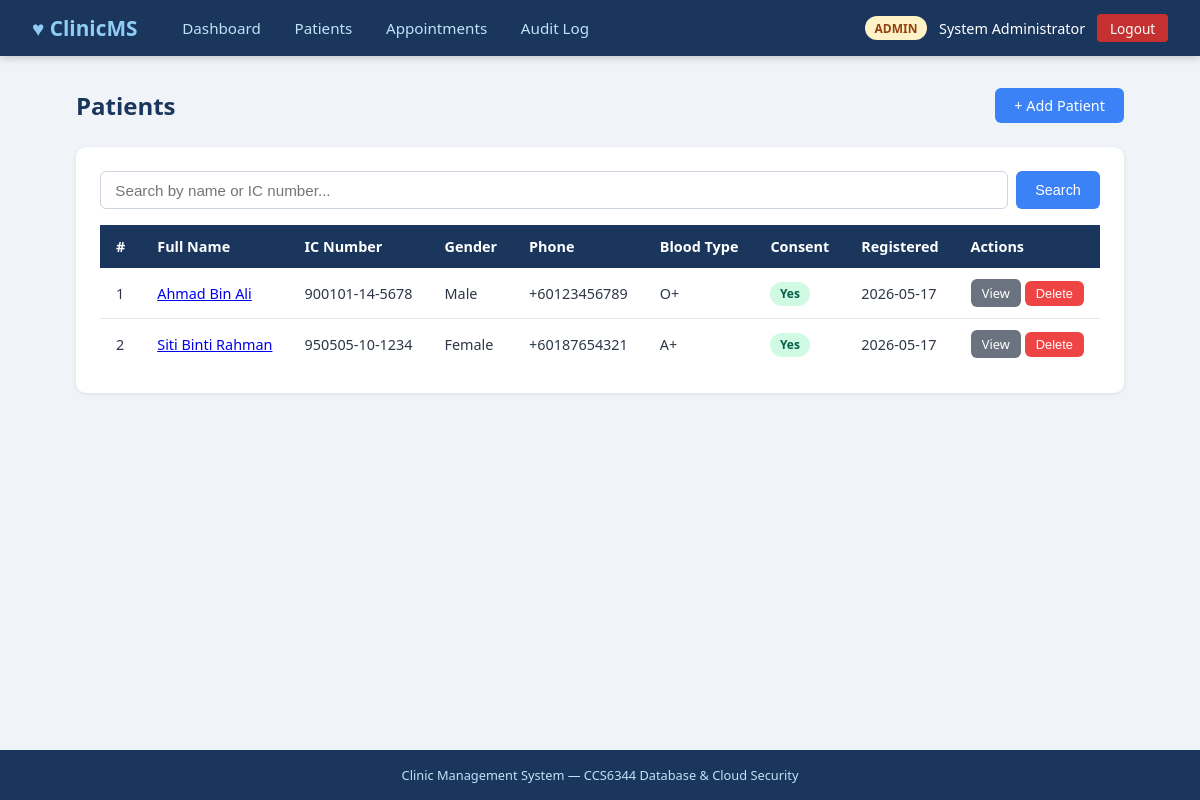
The app's page /patients (signed in) with its own data.
### tables this page shows
CREATE TABLE patients (
            id INTEGER PRIMARY KEY AUTOINCREMENT,
            full_name TEXT NOT NULL,
            ic_number TEXT NOT NULL UNIQUE,
            date_of_birth TEXT NOT NULL,
            gender TEXT NOT NULL CHECK(gender IN ('male','female','other')),
            phone TEXT NOT NULL,
            email TEXT,
            address TEXT NOT NULL,
            blood_type TEXT CHECK(blood_type IN
                ('A+','A-','B+','B-','AB+','AB-','O+','O-','')),
            emergency_contact_name TEXT,
            emergency_contact_phone TEXT,
            consent_given INTEGER NOT NULL DEFAULT 0,
            consent_date TEXT NULL,
            created_by INTEGER NOT NULL,
            created_at TEXT NOT NULL DEFAULT (datetime('now')),
            updated_at TEXT NOT NULL DEFAULT (datetime('now')),
            FOREIGN KEY (created_by) REFERENCES users(id)
        );

### app.py (the view)
@app.route('/patients')
@login_required
def patients_list():
    db = get_db()
    search = sanitize_str(request.args.get('q', ''), 100)
    if search:
        patients = db.execute(
            """SELECT * FROM patients
               WHERE full_name LIKE ? OR ic_number LIKE ?
               ORDER BY created_at DESC""",
            (f'%{search}%', f'%{search}%')
        ).fetchall()
    else:
        patients = db.execute(
            "SELECT * FROM patients ORDER BY created_at DESC"
        ).fetchall()
    return render_template('patients/list.html', patients=patients, search=search)

### app.py (called while the page is built)
def get_db():
    if 'db' not in g:
        g.db = sqlite3.connect(DB_PATH)
        g.db.row_factory = sqlite3.Row
        g.db.execute("PRAGMA foreign_keys = ON")
        g.db.execute("PRAGMA journal_mode = WAL")
    return g.db

def login_required(f):
    @wraps(f)
    def decorated(*args, **kwargs):
        if 'user_id' not in session:
            flash('Please log in to access this page.', 'warning')
            return redirect(url_for('login'))
        return f(*args, **kwargs)
    return decorated

def sanitize_str(s, max_len=255):
    if s is None:
        return ''
    return str(s).strip()[:max_len]

### templates/patients/list.html (shortened to what this page needs)
{% extends "base.html" %}
{% block content %}
<div class="page-header">
    <h1>Patients</h1>
    {% if session.role in ('admin','receptionist') %}
    <a href="{{ url_for('patients_add') }}" class="btn btn-primary">+ Add Patient</a>
    {% endif %}
</div>
<div class="card">
    <form class="search-form" method="GET">
        <input type="text" name="q" value="{{ search }}" placeholder="Search by name or IC number...">
        <button type="submit" class="btn btn-primary">Search</button>
    </form>
    <div class="table-wrap">
        <table>
            <thead>
                <tr>
                    <th>#</th>
                    <th>Full Name</th>
                    <th>IC Number</th>
                    <th>Gender</th>
                    <th>Phone</th>
                    <th>Blood Type</th>
                    <th>Consent</th>
                    <th>Registered</th>
                    <th>Actions</th>
                </tr>
            </thead>
            <tbody>
                {% for p in patients %}
                <tr>
                    <td>{{ p['id'] }}</td>
                    <td><a href="{{ url_for('patients_detail', patient_id=p['id']) }}">{{ p['full_name'] }}</a></td>
                    <td>{{ p['ic_number'] }}</td>
                    <td>{{ p['gender']|capitalize }}</td>
                    <td>{{ p['phone'] }}</td>
                    <td>{{ p['blood_type'] or '-' }}</td>
                    <td>
                        {% if p['consent_given'] %}
                        <span class="badge badge-completed">Yes</span>
                        {% else %}
                        <span class="badge badge-cancelled">No</span>
                        {% endif %}
                    </td>
                    <td>{{ p['created_at'][:10] }}</td>
                    <td>
                        <a href="{{ url_for('patients_detail', patient_id=p['id']) }}" class="btn btn-secondary btn-sm">View</a>
                        {% if session.role == 'admin' %}
                        <form method="POST" action="{{ url_for('patients_delete', patient_id=p['id']) }}"
                              style="display:inline;"
                              onsubmit="return confirm('Delete this patient record? This cannot be undone.');">
                            <button type="submit" class="btn btn-danger btn-sm">Delete</button>
                        </form>
                        {% endif %}
                    </td>
                </tr>
                {% else %}
                <tr><td colspan="9" style="text-align:center;color:#718096;">No patients found.</td></tr>
                {% endfor %}
            </tbody>
        </table>
    </div>
</div>
{% endblock %}

### static/style.css (style rules this page uses)
* { box-sizing: border-box; margin: 0; padding: 0; }
body { font-family: 'Segoe UI', Calibri, sans-serif; background: #f0f4f8; color: #2d3748; min-height: 100vh; display: flex; flex-direction: column; }
.card { background: white; border-radius: 10px; box-shadow: 0 1px 4px rgba(0,0,0,0.08); padding: 1.5rem; margin-bottom: 1.5rem; }
.page-header { display: flex; justify-content: space-between; align-items: center; margin-bottom: 1.5rem; }
.page-header h1 { font-size: 1.5rem; color: #1a365d; }
.btn { display: inline-block; padding: 0.5rem 1.2rem; border-radius: 6px; font-size: 0.9rem; font-weight: 500; cursor: pointer; text-decoration: none; border: none; transition: background 0.15s, opacity 0.15s; }
.btn-primary { background: #3b82f6; color: white; }
.btn-danger { background: #ef4444; color: white; }
.btn-secondary { background: #6b7280; color: white; }
.btn-sm { padding: 0.3rem 0.7rem; font-size: 0.8rem; }
.table-wrap { overflow-x: auto; }
table { width: 100%; border-collapse: collapse; font-size: 0.9rem; }
th { background: #1a365d; color: white; padding: 0.75rem 1rem; text-align: left; }
td { padding: 0.7rem 1rem; border-bottom: 1px solid #e2e8f0; }
tr:last-child td { border-bottom: none; }
.badge { padding: 0.2rem 0.6rem; border-radius: 12px; font-size: 0.75rem; font-weight: 600; }
.badge-completed { background: #d1fae5; color: #065f46; }
input[type=text], input[type=password], input[type=email], input[type=date], input[type=time], select, textarea { width: 100%; padding: 0.6rem 0.9rem; border: 1px solid #cbd5e0; border-radius: 6px; font-size: 0.95rem; color: #2d3748; transition: border-color 0.15s, box-shadow 0.15s; }
.search-form { display: flex; gap: 0.5rem; margin-bottom: 1rem; }
.search-form input { flex: 1; }

### records on screen
patients: id "1", full_name "Ahmad Bin Ali", ic_number "900101-14-5678", gender "Male", phone "+60123456789", blood_type "O+", consent_given "Yes", created_at "2026-05-17"
patients: id "2", full_name "Siti Binti Rahman", ic_number "950505-10-1234", gender "Female", phone "+60187654321", blood_type "A+", consent_given "Yes", created_at "2026-05-17"

### other values on screen
{{ session.role }} "ADMIN"
{{ session.full_name }} "System Administrator"
